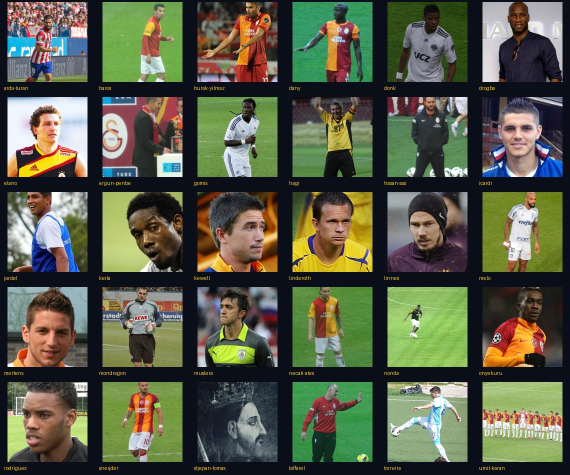
#> input picture player-contact-sheet-v2.jpg, 1140 x 950 px (shown at 1/2 size)
$ python -i download_galatasaray_players.py   (imports and definitions only)
#> lines starting #> are read from the running program, lines starting #| are printed output that depends on the picture
#> further down, picture is the input picture: PIL image 1140x950 RGB; mean R, G, B 87.6, 91.6, 72

import os, re, json, time, math
from io import BytesIO
from pathlib import Path

import requests
from PIL import Image, ImageOps

PLAYERS = [
    ("hagi","Gheorghe Hagi"),
    ("taffarel","Claudio Taffarel"),
    ("jardel","Mario Jardel"),
    ("mondragon","Faryd Mondragon"),
    ("hasan-sas","Hasan Sas"),
    ("ergun-penbe","Ergun Penbe"),
    ("umit-karan","Umit Karan"),
    ("necati-ates","Necati Ates"),
    ("arda-turan","Arda Turan"),
    ("baros","Milan Baros"),
    ("kewell","Harry Kewell"),
    ("keita","Abdul Kader Keita"),
    ("elano","Elano Blumer"),
    ("muslera","Fernando Muslera"),
    ("melo","Felipe Melo"),
    ("sneijder","Wesley Sneijder"),
    ("drogba","Didier Drogba"),
    ("burak-yilmaz","Burak Yilmaz"),
    ("donk","Ryan Donk"),
    ("linnes","Martin Linnes"),
    ("rodrigues","Garry Rodrigues"),
    ("gomis","Bafetimbi Gomis"),
    ("onyekuru","Henry Onyekuru"),
    ("torreira","Lucas Torreira"),
    ("mertens","Dries Mertens"),
    ("icardi","Mauro Icardi"),
    ("capone","Capone Galatasaray footballer"),
    ("filipescu","Iulian Filipescu"),
    ("nonda","Shabani Nonda"),
    ("linderoth","Tobias Linderoth"),
    ("tomas","Stjepan Tomas"),
    ("dany","Dany Nounkeu"),
]

COMMONS_API = "https://commons.wikimedia.org/w/api.php"
OUT = Path(__file__).resolve().parent / "players"
# [1 line not run here, left out]

S = requests.Session()
# [1 line not run here, left out]

def search_files(name, limit=15):
    params = {
        "action":"query","format":"json","generator":"search",
        "gsrsearch": f'filetype:bitmap "{name}"',
        "gsrnamespace":6,"gsrlimit":limit,
        "prop":"imageinfo","iiprop":"url|size|extmetadata",
    }
    r = S.get(COMMONS_API, params=params, timeout=30)
    r.raise_for_status()
    pages = (r.json().get("query",{}).get("pages") or {}).values()
    return list(pages)

def text(meta, key):
    v = (meta or {}).get(key, {})
    return (v.get("value") or "").strip()

def candidate_score(page, query_name):
    ii = (page.get("imageinfo") or [{}])[0]
    w,h = ii.get("width",0), ii.get("height",0)
    title = page.get("title","")
    meta = ii.get("extmetadata") or {}
    lic = text(meta,"LicenseShortName")
    desc = re.sub("<[^>]+>"," ",text(meta,"ImageDescription"))
    blob = (title+" "+desc).lower()
    words = [x.lower() for x in query_name.split() if len(x)>2]
    name_hits = sum(1 for x in words if x in blob)
    if not w or not h: return -999
    ratio = w/h
    portrait_bonus = 4 if 0.55 <= ratio <= 1.15 else (2 if 0.4 <= ratio <= 1.5 else 0)
    size_bonus = min(5, math.log10(max(w*h,1)))
    license_bonus = 2 if ("CC" in lic.upper() or "PUBLIC DOMAIN" in lic.upper()) else 0
    return name_hits*5 + portrait_bonus + size_bonus + license_bonus

def choose(name):
    items = search_files(name)
    items.sort(key=lambda p: candidate_score(p,name), reverse=True)
    return items[0] if items else None

def crop_square(im):
    im = ImageOps.exif_transpose(im).convert("RGB")
    w,h = im.size
#> w = 1140; h = 950
    side = min(w,h)
#> side = 950
    # Slight upward bias helps football portraits keep the face in frame.
    left = max(0,(w-side)//2)
#> left = 95
    top = max(0,int((h-side)*0.30)) if h>side else 0
#> top = 0
    top = min(top,h-side)
    return im.crop((left,top,left+side,top+side)).resize((512,512), Image.Resampling.LANCZOS)
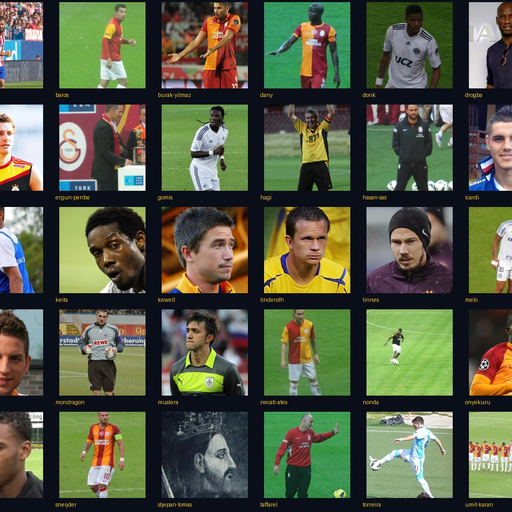
#> returned value: PIL image 512x512 RGB; mean R, G, B 85.7, 91.3, 69.7

credits = []
failures = []

# [45 lines not run here, left out]

>>> from PIL import Image
>>> picture = Image.open('player-contact-sheet-v2.jpg')
>>> result = crop_square(picture)

$ run again, on player-contact-sheet.jpg
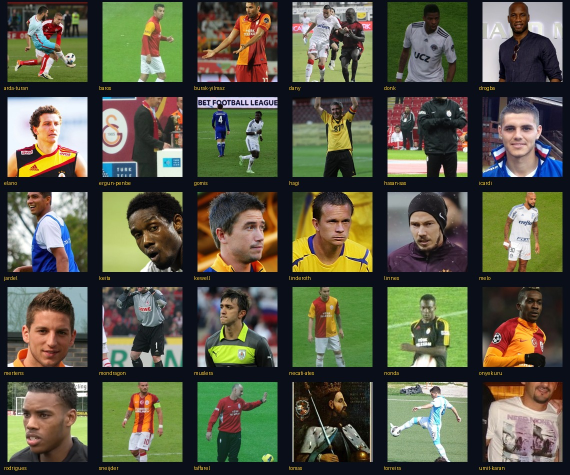
#> input picture player-contact-sheet.jpg, 1140 x 950 px (shown at 1/2 size)
#> picture is the input picture: PIL image 1140x950 RGB; mean R, G, B 87.2, 87.6, 69.6
#> in crop_square, `return im.crop((left,top,left+side,top+side)).resize((512,512), Image...`:
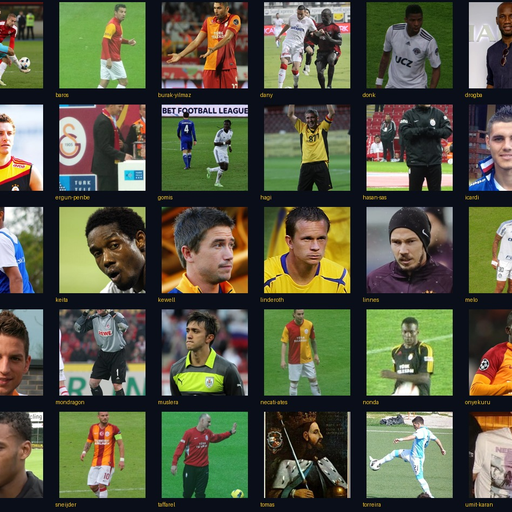
#> returned value: PIL image 512x512 RGB; mean R, G, B 85.6, 87.5, 67.8
